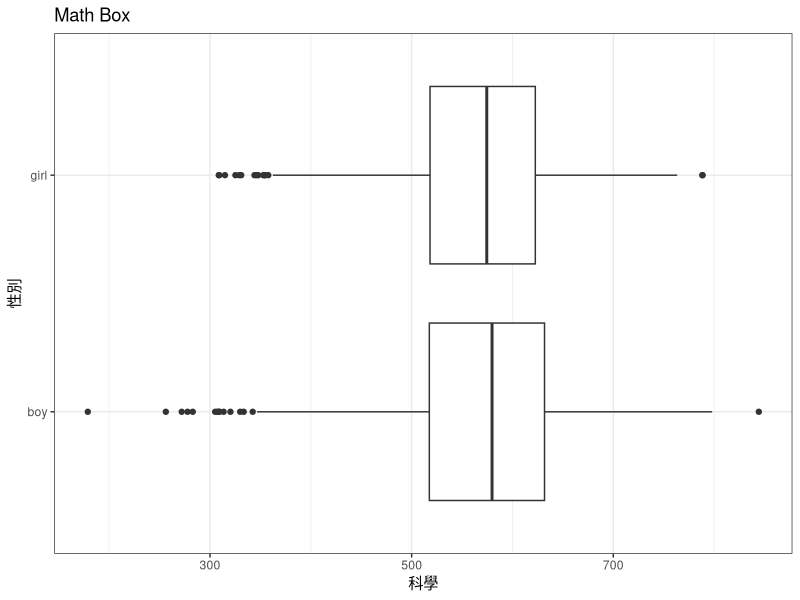
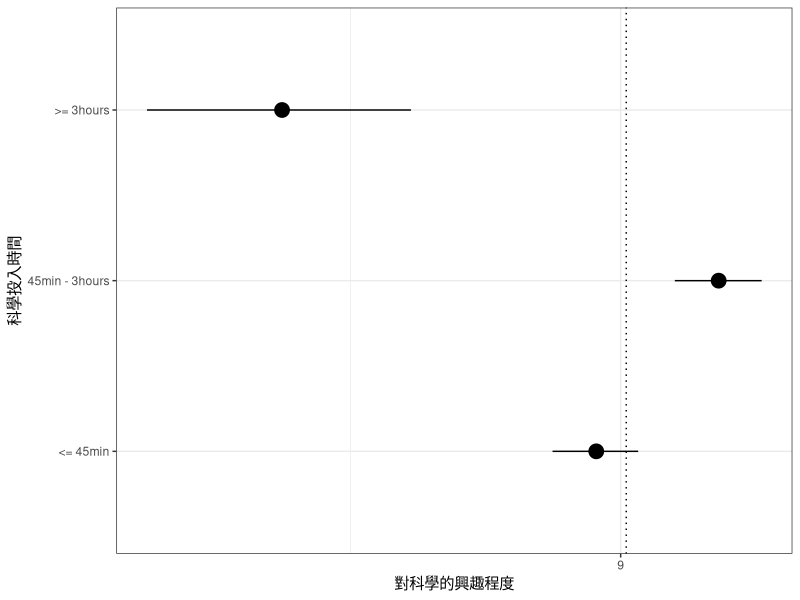
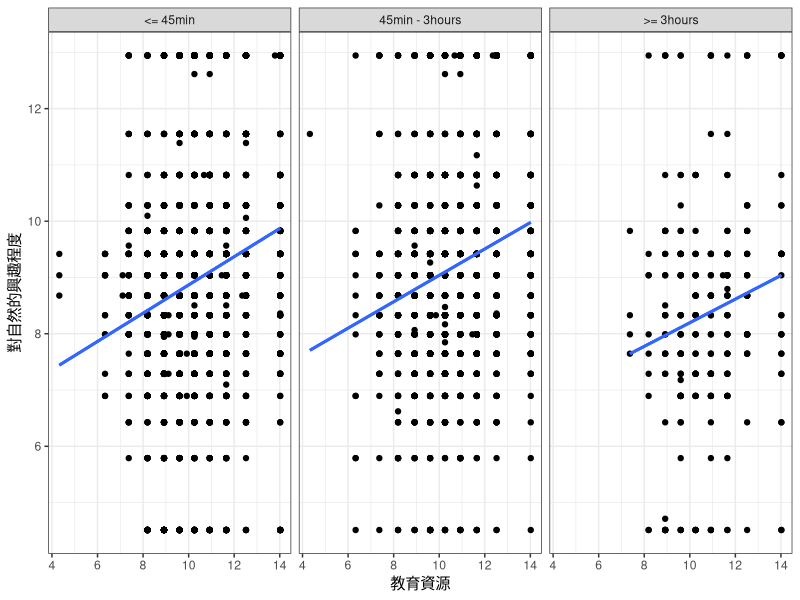
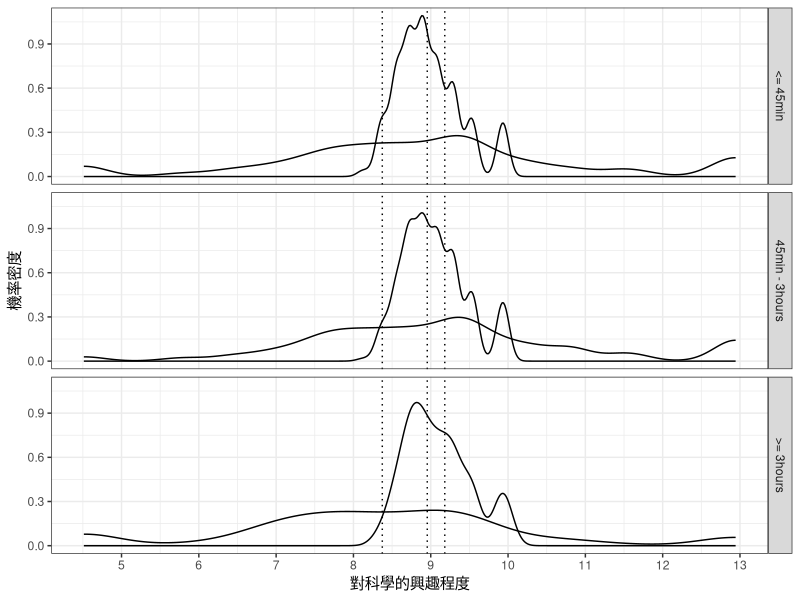
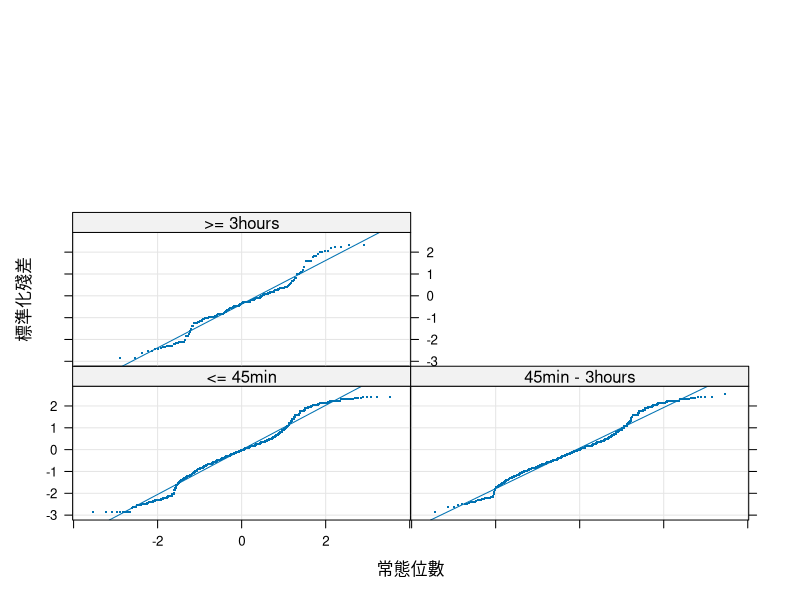
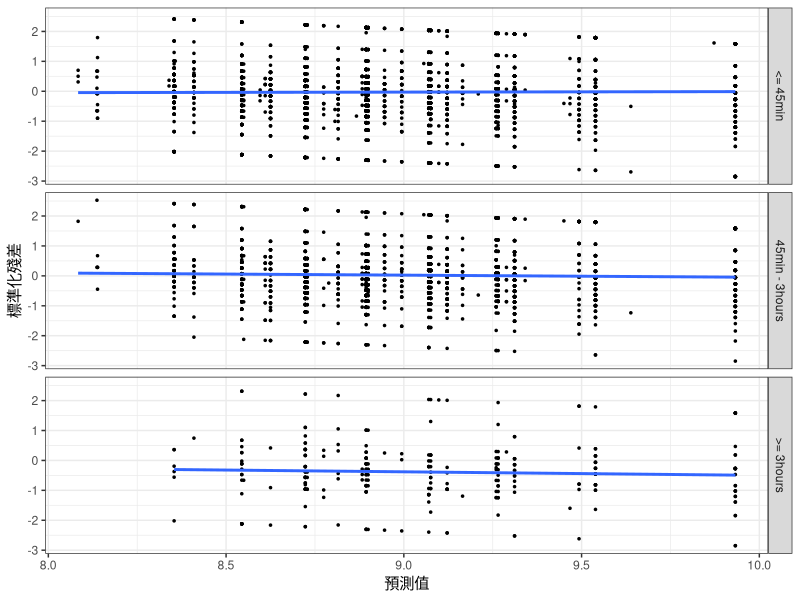

Recreate these plots in R, in order.
## ---- chunk 1
knitr::opts_chunk$set(echo = TRUE)
## ---- chunk 2
data <- read.table(file = "TIMSS2011TW.txt", 
                  header = TRUE,encoding = "UTF-8")
## ---- chunk 3
str(data)
head(data)
summary(data)
## ---- chunk 4
require(ggplot2)
old <- theme_set(theme_bw())
## ---- chunk 5
ggplot(data = data, aes(x = gender, y =science)) +
 geom_boxplot() + coord_flip() +
 labs( y = '科學', x = '性別', 
       title = 'Math Box')
## ---- chunk 6
with(data, 
     tapply(science, gender,
     function(x) 
       c(mean(x) + c(-2, 2) * sd(x)/sqrt(length(x)))))
## ---- chunk 7
t.test(science ~ gender, data = data)
## ---- chunk 8
data$science.hours <- factor(data$science.hours, 
                       levels = c('<= 45min',
                                  '45min - 3hours', '>= 3hours'))
## ---- chunk 9
tapply(data$science.interest, data$science.hours, mean)
## ---- chunk 10
library(Hmisc)
ggplot(data = data, 
       aes(x =science.hours, y = science.interest)) +
  stat_summary(fun.data = 'mean_cl_boot', size = 1) +
  scale_y_continuous(breaks = seq(5, 15, by = 1)) +
  geom_hline(yintercept = mean(data$science.interest) , 
             linetype = 'dotted') +
  labs(x = '科學投入時間', y = '對科學的興趣程度') +
  coord_flip()
## ---- chunk 11
anova(m1 <- lm(science.interest~ parental.education, data = data))
ggplot(data = data, 
       aes(group = science.hours, 
          y = science.interest, x = educational.resources)) +
  geom_point() +
  stat_smooth(method = 'lm', se = F) +
  stat_smooth(aes(group = science.hours, 
          y = science.interest, x = educational.resources), 
          method = 'lm', se = F) + 
  facet_grid( . ~  science.hours) +
  labs(x = '教育資源', y = '對自然的興趣程度')
## ---- chunk 12
anova(m2 <- update(m1, . ~ . + 
            educational.resources, data = data))
#或許不是對自然的投入時間而是教育資源造成
anova(m3 <- update(m2, . ~ . - science.hours,  data = data))
## ---- chunk 13
res_lm <- lapply(list(m1, m2, m3), summary)

(res_lm[[2]]$r.sq - res_lm[[3]]$r.sq)/res_lm[[2]]$r.sq
anova(m3, m2)
(res_lm[[2]]$r.sq - res_lm[[1]]$r.sq)/res_lm[[1]]$r.sq
anova(m1, m2)
## ---- chunk 14
fit_m2 <- data.frame(data[, c(11, 8, 13)], fitted = fitted(m2), resid = resid(m2),
                     infl = influence(m2)$hat )
ggplot(data = fit_m2, aes(x = science.interest, group = science.hours )) +
 stat_density(geom = 'path', position = 'identity') +
 stat_density(geom = 'path', position = 'identity', aes(x = fitted)) +
 geom_vline(xintercept = c(with(data, tapply(science.interest,science.hours, mean))), linetype = 'dotted')+
 facet_grid(science.hours ~ .) +
 scale_x_continuous(breaks = seq(5, 15, by = 1))+
 labs(x = '對科學的興趣程度', y = '機率密度')
## ---- chunk 15
require(lattice)
qqmath(~ scale(resid) | science.hours, data = fit_m2, type = c('p', 'g', 'r'),
       xlab = '常態位數', ylab = '標準化殘差', layout = c(2, 3),
       pch = '.', cex = 2)
## ---- chunk 16
library(ggplot2)
require(MASS)
ggplot(data = fit_m2, aes(x = fitted, y = scale(resid), group = science.hours )) +
  geom_point(pch = 20, size = 1) +
  stat_smooth(method = 'rlm', se = F) +
  facet_grid(science.hours ~ .) +
  labs(x = '預測值', y = '標準化殘差')
